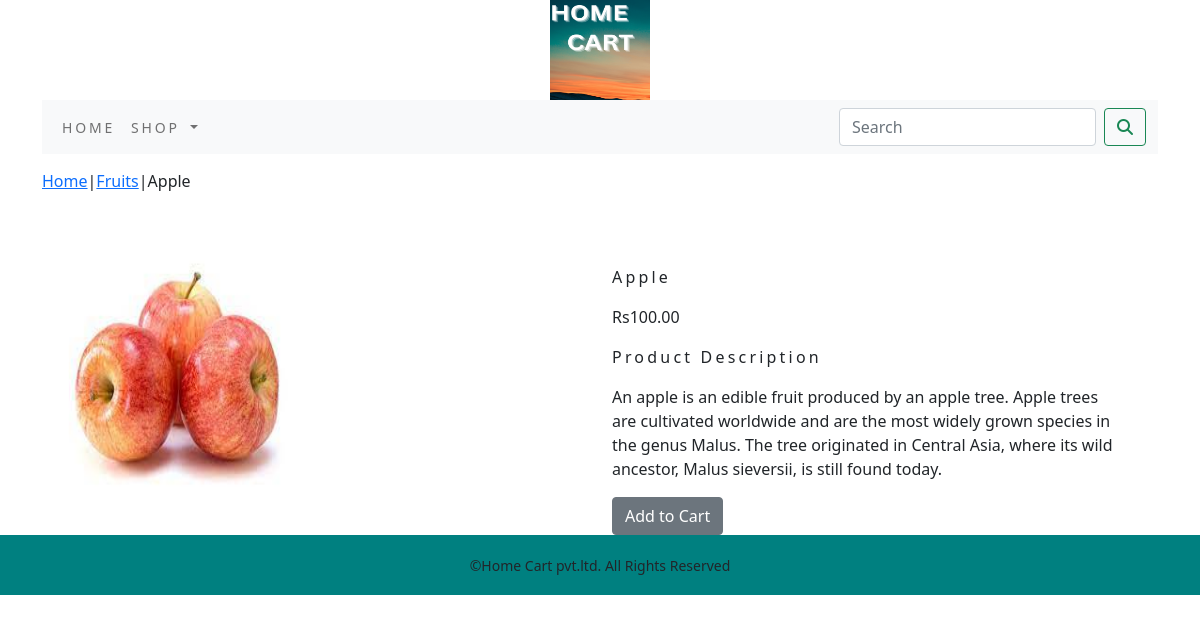
The page /shop/fruits/apple/ on the database its author committed.
### Shopping/models.py (models this page shows, shortened)
class Products(models.Model):
    name=models.CharField(max_length=250,unique=True)
    slug=models.SlugField(max_length=250,unique=True)
    description=models.CharField(max_length=250,unique=True)
    price=models.DecimalField(max_digits=10,decimal_places=2)
    category=models.ForeignKey(Category,on_delete=models.CASCADE)
    image=models.ImageField(upload_to='product')
    stock=models.IntegerField()
    available=models.BooleanField(default=True)
    created=models.DateTimeField(auto_now_add=True)
    updated=models.DateTimeField(auto_now=True)
    class Meta:
        ordering = ('name',)
        verbose_name = 'product'
        verbose_name_plural = 'products'

class Category(models.Model):
    name=models.CharField(max_length=250,unique=True)
    slug=models.SlugField(max_length=250,unique=True)
    description=models.TextField(blank=True)
    image=models.ImageField(upload_to='category',blank=True)
    class Meta:
        ordering=('name',)
        verbose_name='category'
        verbose_name_plural='categories'
    def get_url(self):
        return reverse('Shopping:products_by_category', args=[self.slug])
    def __str__(self):
        return '{}'.format(self.name)

### Shopping/views.py (the view)
# urls.py: path('<slug:c_slug>/<slug:product_slug>/',views.proDetail,name='proDetail'),
def proDetail(request,c_slug,product_slug):
    try:
        product=Products.objects.get(category__slug=c_slug,slug=product_slug)
    except Exception as e:
        raise e
    return render(request,'product.html',{'product':product})

### Shopping/context_processors.py (called while the page is built)
def menu_links(request):
    links=Category.objects.all()
    return dict(links=links)

### cart/context_processors.py (called while the page is built)
def counter(request):
    item_count=0
    if 'admin' in request.path:
        return {}
    else:
        try:
            cart=Cart.objects.filter(cart_id=_cart_id(request))
            cart_items=CartItem.objects.all().filter(cart=cart[:1])
            for cart_item in cart_items:
                item_count += cart_item.quantity
        except Cart.DoesNotExist:
            item_count=0
    return dict(item_count=item_count)

### cart/views.py (called while the page is built)
def _cart_id(request):
    cart=request.session.session_key
    if not cart:
        cart=request.session.create()
    return cart

### templates/product.html (shortened to what this page needs)
{% extends 'base.html' %}
{% load static %}
{% block content %}
<div class="row my_prod_row_class">
    <div class="mx_auto">
        <p><a href="{% url 'Shopping:AllProdCat' %}">Home</a>|<a href="{{product.category.get_url}}">{{product.category}}</a>|{{product.name}} </p>
    </div>
</div>
<div class="container">
<br>
<div class="row">
    <div class="col-12 col-sm-12 col-md-12 col-lg-6 text center">
        <div style="min-width:18rem">
            <img src="{{product.image.url}}" alt="{{product.name}}" height="250px" width="250px">
        </div>
    </div>
    <div class="col-12 col-sm-12 col-md-12 col-lg-6">
    <h1 class="my_prod_title">{{product.name}}</h1>
    <p>Rs{{product.price}}</p>
    <p class="my_title">Product Description</p>
    <p class="text-justify my_prod_text">{{product.description}}</p>
    {% if product.stock <= 0 %}
    <p class="text-justify my_prod_text"><b>Out of Stock</b></p>
    {% else %}
    <a class="btn btn-secondary" href="{% url 'cart:add_cart' product.id %}">Add to Cart</a>
    {% endif %}
</div>
</div>
</div>
{% endblock %}

### static/css/custom.css (style rules this page uses)
body { font-family: 'Roboto', sans-serif; }
.my_title { font-size:16px; text_transform:uppercase; letter-spacing:.2em; }
.my_prod_row_class { padding-top:15px; padding-bottom:20px; }
.my_prod_title { font-size:16px; text_transform:uppercase; letter-spacing:.2em; padding-top:15px; padding-bottom:10px; }
.my_prod_text { padding-right:20px; }

### rows shown on the page
Products: category "Fruits", name "Apple", image (picture), price "100.00", description "An apple is an edible fruit produced by an apple tree. Apple trees are cultivated worldwide and are the most widely grown species in the genus Malus. The tree originated in Central Asia, where its wild ancestor, Malus sieversii, is still found today."
